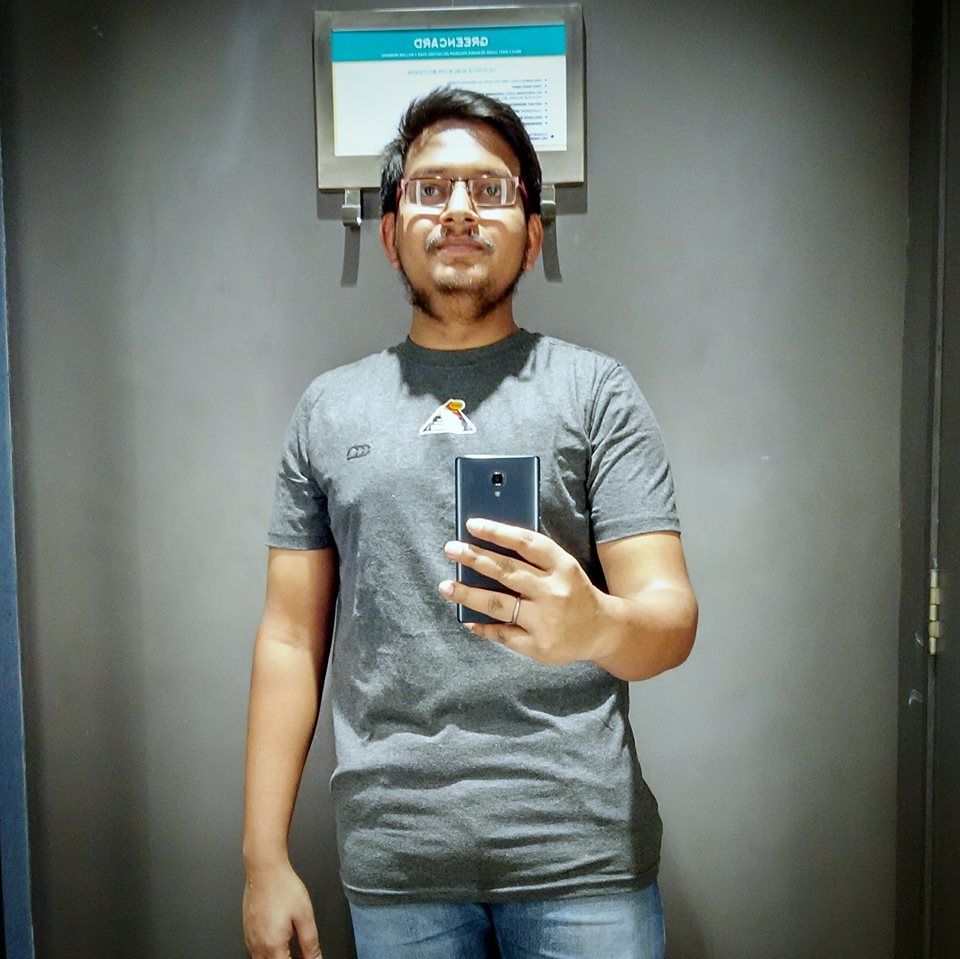
#> input picture Assignment 1/INPUT/my_pic.jpg, 960 x 959 px, found by its file name
$ jupyter execute Canny_edge_detector.ipynb
#> lines starting #> are read from the running program, lines starting #| are printed output that depends on the picture
Canny Edge Detection

please read short document ,more info, https://docs.opencv.org/3.3.1/da/d22/tutorial_py_canny.html

[cell 1]
import cv2

[cell 2]
#only for TrackBar process
def nothing(x):
    pass

[cell 3]
image = cv2.imread('C:\\Users\\amres\\Desktop\\GISCLE\\ASSIGNMENT 1\\Basics_Of_openCV-master\\INPUT\\my_pic.jpg')
#> image is the input picture: shape (959, 960, 3); mean B, G, R 112.2, 117.9, 112.5

[cell 4]
switch = '0 : OFF \n1 : ON'
cv2.namedWindow('canny')
cv2.createTrackbar(switch, 'canny', 0, 1, nothing)
#> slider '0 : OFF \n1 : ON' is set to 1

# add lower and upper threshold slidebars to "canny"
cv2.createTrackbar('lower', 'canny', 0, 255, nothing)
#> slider 'lower' is set to 51
cv2.createTrackbar('upper', 'canny', 0, 255, nothing)
#> slider 'upper' is set to 255

# Infinite loop until we hit the escape key on keyboard
while(1):

    # get current positions of four trackbars
    lower = cv2.getTrackbarPos('lower', 'canny')
    upper = cv2.getTrackbarPos('upper', 'canny')
    s = cv2.getTrackbarPos(switch, 'canny')

    if s == 0:
        edges = image
    else:
        edges = cv2.Canny(image, lower, upper)
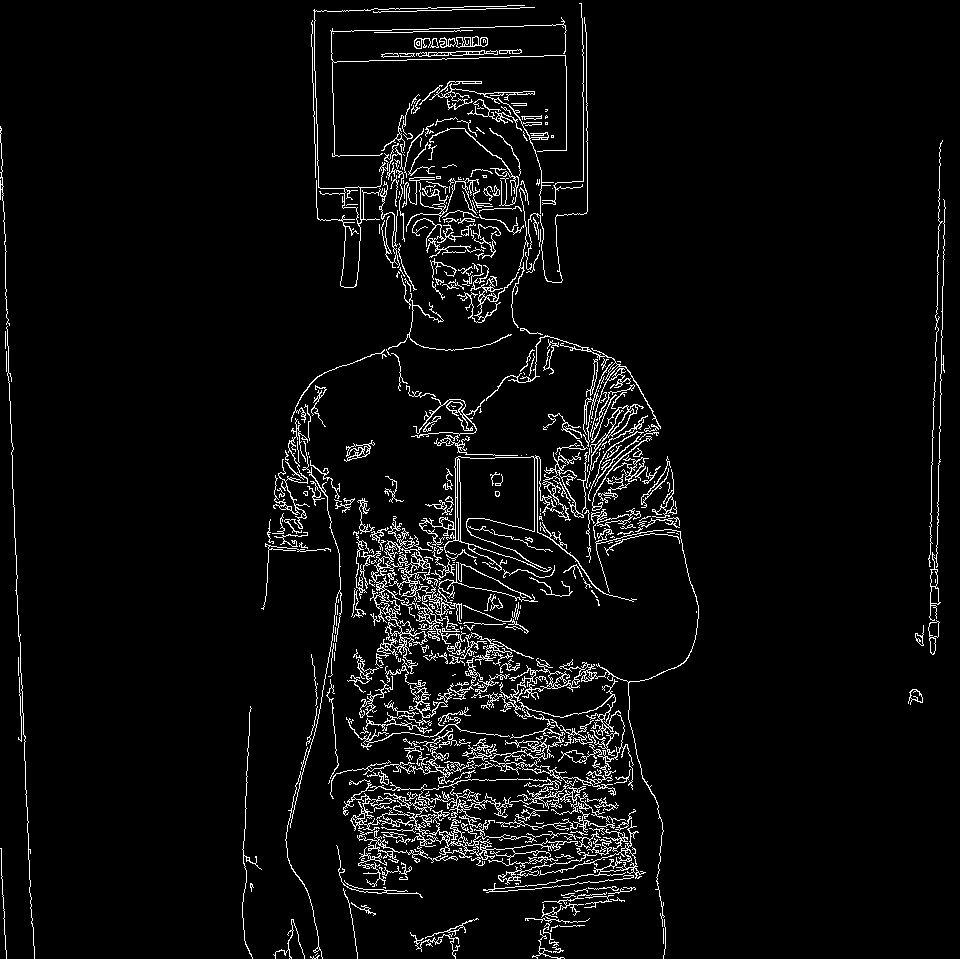
#> edges: shape (959, 960); 4.7% white in thin lines or dots

    # display images
    cv2.imshow('canny', edges)
    k = cv2.waitKey(1) & 0xFF
#> (key Esc is pressed here)
    if k == 27:   # hit escape to quit
        break
cv2.destroyAllWindows()
